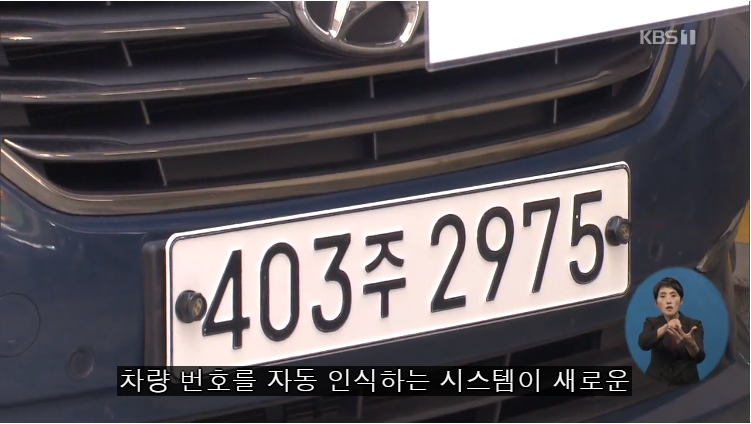
#> input picture base/403_2975.PNG, 751 x 424 px, found by its file name
$ python -i test_final.py   (imports and definitions only)
#> lines starting #> are read from the running program, lines starting #| are printed output that depends on the picture; after the words box and inside, x2 and y2 are one past the last pixel; in counts of white or black regions, pixels touching at a corner belong together
#!/usr/bin/etc python

import os
import cv2
import numpy as np
import pytesseract
from PIL import Image
from PIL import ImageEnhance

import time

pytesseract.pytesseract.tesseract_cmd = r"C:\Program Files\Tesseract-OCR\tesseract.exe"

class Recognition():
     def ExtractNumber(self, filename):
#> called with filename = 'base/403_2975.PNG'
          print(filename)
          t0 = time.time()
          img = cv2.imread('./base/'+filename, cv2.IMREAD_COLOR)
#> img is the input picture: shape (424, 751, 3); mean B, G, R 92.6, 88.3, 92.9
          copy_img=img.copy()
          img2=cv2.cvtColor(img,cv2.COLOR_BGR2GRAY)
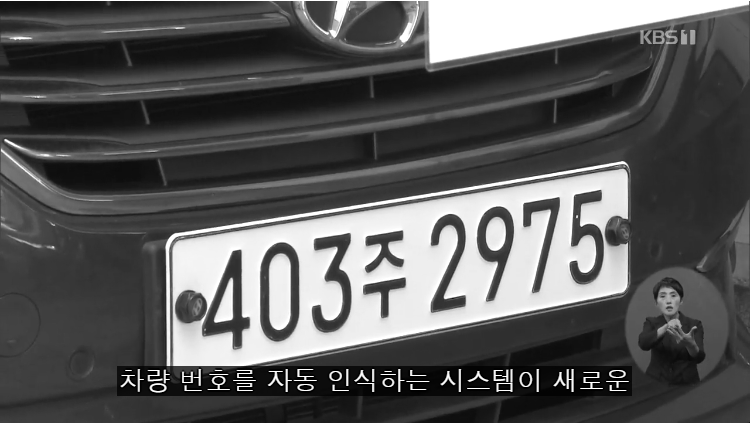
#> img2: shape (424, 751); min 0, max 255, mean 90.2
          blur = cv2.bilateralFilter(img2, 9, 75, 75)
          canny=cv2.Canny(blur,50,50)
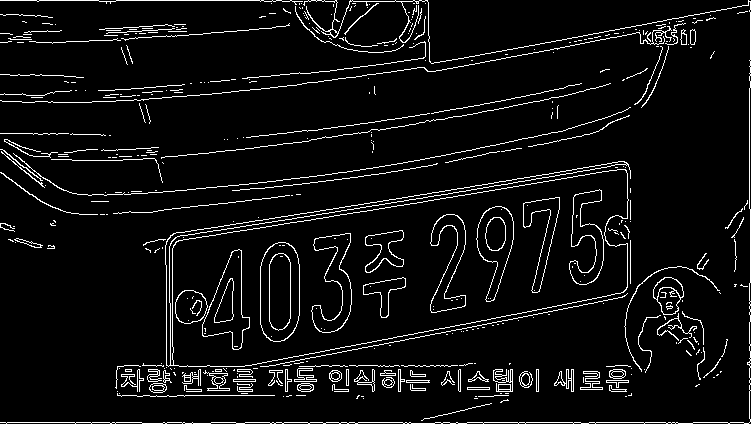
#> canny: shape (424, 751); 6% white in thin lines or dots
          contours,hierarchy  = cv2.findContours(canny, cv2.RETR_TREE, cv2.CHAIN_APPROX_SIMPLE)
#> contours = 523 contours, 409 with area under 20; largest, box (x1, y1, x2, y2) and area: (165, 161, 631, 367) 60542, (172, 169, 629, 367) 58521, (260, 242, 300, 342) 3415, (260, 242, 300, 342) 3382, (202, 249, 250, 350) 2372

          box1=[]
          f_count=0
          select=0
          plate_width=0


          for i in range(len(contours)):
               cnt=contours[i]
               area = cv2.contourArea(cnt)
               x,y,w,h = cv2.boundingRect(cnt)
               rect_area=w*h  #area size
               aspect_ratio = float(w)/h # ratio = width/height

               # box size
               if  (aspect_ratio>=0.2)and(aspect_ratio<=1.0)and(rect_area>=500)and(rect_area<=3000):
                    cv2.rectangle(img,(x,y),(x+w,y+h),(0,255,0),1)
                    box1.append(cv2.boundingRect(cnt))
#> this loop made 523 passes
#> (area, x, y, w, h, rect_area, aspect_ratio) on passes 21 to 23: (42, 467, 387, 23, 3, 69, 7.67), (40, 609, 385, 18, 7, 126, 2.57), (36.5, 609, 385, 17, 7, 119, 2.43)
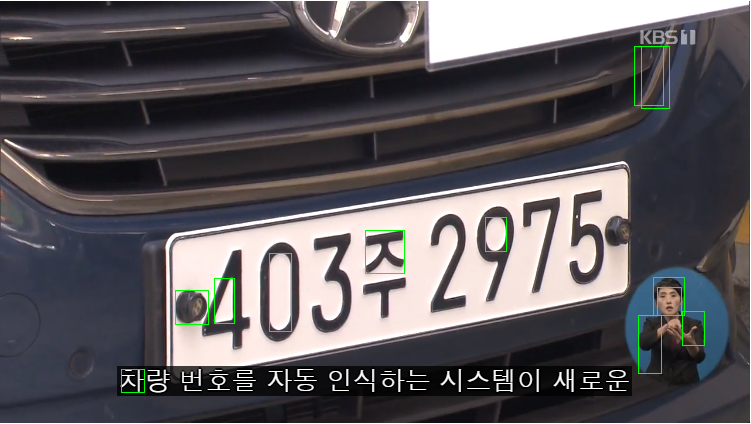
#> img: shape (424, 751, 3); 0.52% of pixels changed, all inside (x1, y1, x2, y2) = (121, 46, 705, 393)
#> after the loop, box1 = 17 items, first 6: (121, 369, 23, 23), (638, 315, 23, 58), (682, 311, 22, 34), (653, 277, 31, 38), (657, 287, 24, 28), (175, 290, 33, 34)

          for i in range(len(box1)): ##Buble Sort on python
               for j in range(len(box1)-(i+1)):
                    if box1[j][0]>box1[j+1][0]:
                         temp=box1[j]
                         box1[j]=box1[j+1]
                         box1[j+1]=temp
#> this loop made 17 passes
#> after the loop, box1 = 17 items, first 6: (121, 369, 23, 23), (175, 290, 33, 34), (175, 290, 33, 34), (214, 278, 20, 45), (214, 278, 20, 45), (269, 253, 22, 78)

          # to find number plate measureing length between rectangles
          for m in range(len(box1)):
               count=0
               for n in range(m+1,(len(box1)-1)):
                    delta_x=abs(box1[n+1][0]-box1[m][0])
                    if delta_x > 150:
                         break
                    delta_y =abs(box1[n+1][1]-box1[m][1])
                    if delta_x ==0:
                         delta_x=1
                    if delta_y ==0:
                         delta_y=1
                    gradient =float(delta_y) /float(delta_x)
                    if gradient<0.25:
                        count=count+1
               # measure number plate size
               if count > f_count:
                    select = m
                    f_count = count
                    plate_width=delta_x
#> this loop made 17 passes
#> (select, f_count, plate_width) on pass 6: (5, 2, 216)
#> after the loop, f_count = 2; plate_width = 216; select = 5

          # crop size
          number_plate=copy_img[box1[select][1]-10:box1[select][3]+box1[select][1]+30,box1[select][0]-150:100+box1[select][0]+150]
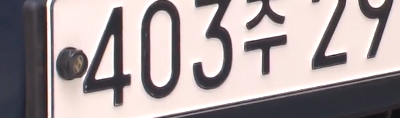
#> number_plate: shape (118, 400, 3); mean B, G, R 157.7, 156.6, 168.1
          resize_plate=cv2.resize(number_plate,None,fx=1.8,fy=1.8,interpolation=cv2.INTER_CUBIC+cv2.INTER_LINEAR)
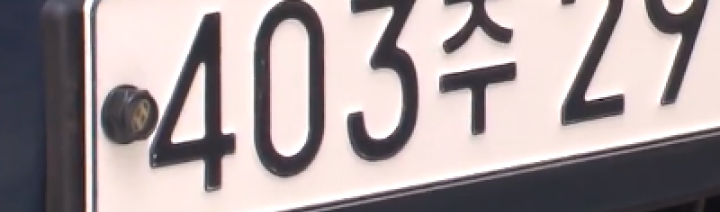
#> resize_plate: shape (212, 720, 3); mean B, G, R 157.8, 156.7, 168.2

          t1 = time.time()
          print("detection time: ", t1 - t0)

          ### RECOGNITION ###

          plate_gray=cv2.cvtColor(resize_plate,cv2.COLOR_BGR2GRAY)

          _, img_th_plateresult = cv2.threshold(plate_gray, thresh=0.0, maxval=255.0, type=cv2.THRESH_BINARY | cv2.THRESH_OTSU)
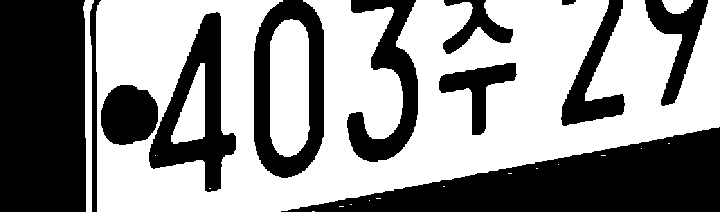
#> img_th_plateresult: shape (212, 720); 56.5% white; 12 black regions, largest, box (x1, y1, x2, y2) and area: (281, 127, 720, 212) 18600, (0, 0, 86, 212) 18073, (149, 12, 236, 192) 6129
#> (the run stopped early here; a loop or call above may not have finished)
